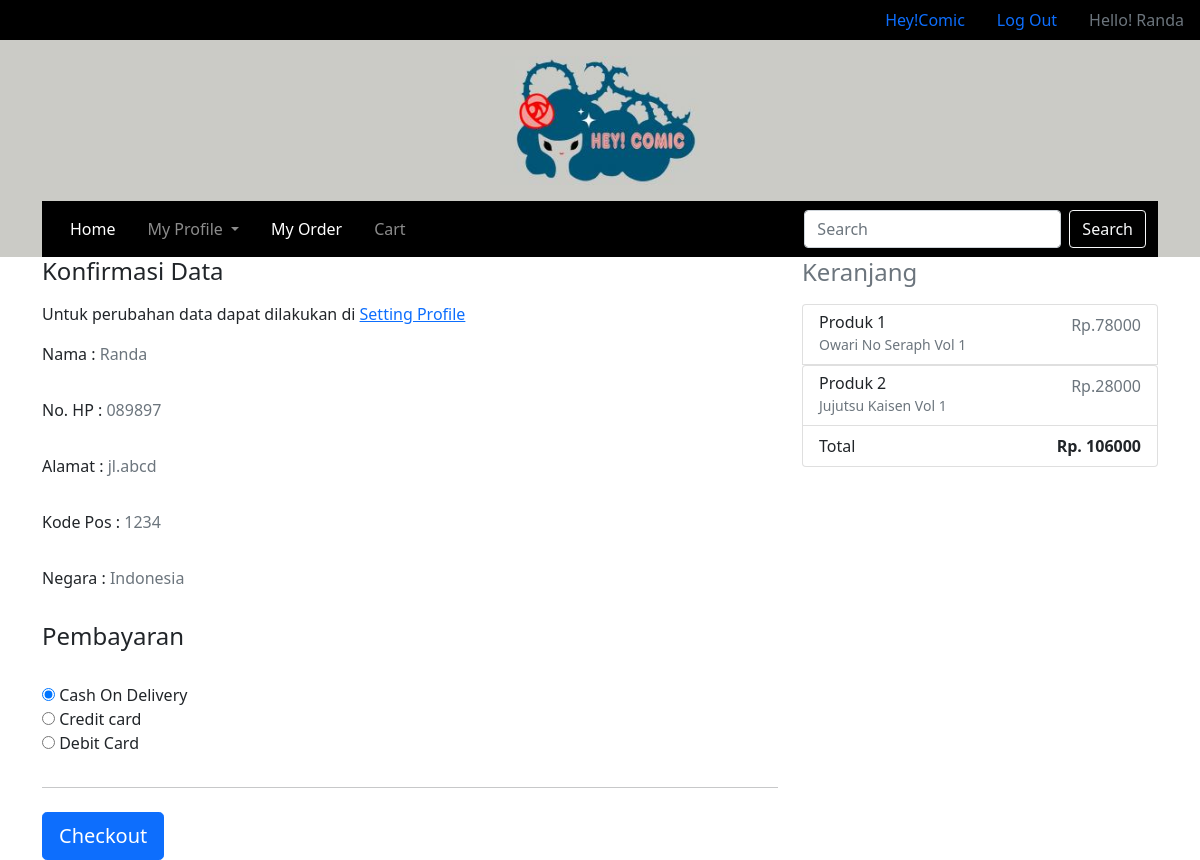
/order.php (signed in), run on the app's committed database.
### tables this page shows
CREATE TABLE `keranjang` (
  `idkeranjang` int(11) NOT NULL,
  `gambar` varchar(50) NOT NULL,
  `judul` varchar(50) NOT NULL,
  `harga` int(11) NOT NULL,
  `quantity` int(11) NOT NULL,
  `idpembeli` int(11) NOT NULL,
  `subharga` int(11) NOT NULL
);

CREATE TABLE `pembeli` (
  `idpembeli` int(11) NOT NULL,
  `username` varchar(50) NOT NULL,
  `password` varchar(50) NOT NULL,
  `email` varchar(50) NOT NULL,
  `nama` varchar(50) NOT NULL,
  `nohp` varchar(50) NOT NULL,
  `alamat` varchar(100) NOT NULL,
  `kodepos` varchar(50) NOT NULL,
  `negara` varchar(50) NOT NULL,
  `gender` varchar(50) NOT NULL,
  `ttl` date NOT NULL
);

### config.php (called while the page is built, shortened)
<?php
$conn = mysqli_connect('localhost','root','','komik') or die('connection failed');
function query($sql)
{
    global $conn;
    $result=mysqli_query($conn,$sql);
    $rows = [];
    while ($row = mysqli_fetch_assoc($result) ){
        $rows[] = $row;
    }
    return $rows;
}
?>

### order.php (the view, shortened to what this page needs)
<?php
@include 'config.php';
?>
<!DOCTYPE html>
<html lang="en">
<head>
    <link href="https://cdn.jsdelivr.net/npm/bootstrap@5.0.2/dist/css/bootstrap.min.css" rel="stylesheet">
   <link rel="stylesheet" href="https://cdnjs.cloudflare.com/ajax/libs/font-awesome/6.0.0/css/all.min.css">
</head>
<body>
<header>
<ul class="nav justify-content-end" style="background-color: #000000;">
  <li class="nav-item">
    <a class="nav-link active" aria-current="page" href="member.php">Hey!Comic</a>
  </li>
  <li class="nav-item">
    <a class="nav-link" href="logout.php">Log Out</a>
  </li>
  <li class="nav-item">
    <a class="nav-link disabled" href="#" tabindex="-1" aria-disabled="true">Hello! <?php echo $_SESSION["nama"]; ?></a>
  </li>
</ul>
    <div class="text-white" style="background-color: #cbcbc6;">
        <div class="container">
        <div class="nav justify-content-center">
            <img src="images/logo.png" class="py-3" style="max-width: 200px; max-height: 200px;" alt="">
</div>
            <nav class="navbar navbar-expand-lg navbar-dark" style="background-color: #000000;">
                <div class="container-fluid">
                    <div class="collapse navbar-collapse" id="navbarSupportedContent">
                        <ul class="navbar-nav me-auto mb-2 mb-lg-0">
                            <li class="nav-item mx-2">
                                <a class="nav-link active" aria-current="page" href="member.php">Home</a>
                            </li>
                            <li class="nav-item dropdown mx-2">
                                <a class="nav-link dropdown-toggle" href="#" id="navbarDropdown" role="button" data-bs-toggle="dropdown" aria-expanded="false">
                                    My Profile
                                </a>
                            </li>
                            <li class="nav-item mx-2">
                                <a class="nav-link active" aria-current="page" href="myorder.php">My Order</a>
                            </li>
                            <li class="nav-item mx-2">
                                <a class="nav-link" href="keranjang.php">Cart</a>
                            </li>
                        </ul>
                        <form class="d-flex">
                            <input class="form-control me-2" type="search" placeholder="Search" aria-label="Search">
                            <button class="btn btn-outline-light" type="submit">Search</button>
                        </form>
                    </div>
                </div>
            </nav>
        </div>
    </div>
</header>
<div class="container">
<div class="row">
        <div class="col-md-4 order-md-2 mb-4">
          <h4 class="d-flex justify-content-between align-items-center mb-3">
            <span class="text-muted">Keranjang</span>
            <span class="badge badge-secondary badge-pill">3</span>
          </h4>
          <?php
         $select_cart = query("SELECT * FROM `keranjang` where idpembeli= '".$_SESSION["idpembeli"]."'");
         $i =1;
         foreach ($select_cart as $row) :
         ?>
          <form action="" method="post">
          <ul class="list-group mb-3">
            <li class="list-group-item d-flex justify-content-between lh-condensed">
            <div>
                <h6 class="my-0">Produk <?=$i; ?></h6>
                <small class="text-muted"><?php echo $row['judul']; ?></small>
              </div>
              <span class="text-muted">Rp.<?php echo $row['subharga']; ?></span>
            </li>
            <?php $i++; ?>
            <?php endforeach; ?>
            <?php
               $grand_total = "SELECT SUM(subharga) FROM keranjang where idpembeli= '".$_SESSION["idpembeli"]."'";
               $result=$conn->query($grand_total);
               while ($total = mysqli_fetch_array($result)) {
            ?>
            <li class="list-group-item d-flex justify-content-between">
              <span>Total </span>
              <strong>Rp. <?php echo ($total['SUM(subharga)']); ?></strong>
            </li>
          </ul>
         <?php } ?>
        </div>
      <?php
        $order = query("SELECT * FROM pembeli where idpembeli='".$_SESSION["idpembeli"]."'") [0];
        ?>
        <div class="col-md-8 order-md-1">
          <h4 class="mb-3">Konfirmasi Data</h4>
          <p class="mb-3">Untuk perubahan data dapat dilakukan di <a href="profile.php?id=<?=$_SESSION["idpembeli"];?>">Setting Profile</a></p>
            <div class="row">
            <div class="mb-3">
              <p for="nama">Nama : <span class="text-muted"><?php echo $order["nama"]; ?></span></p>
             </div>
             <div class="mb-3">
              <p for="nohp">No. HP : <span class="text-muted"><?php echo $order["nohp"]; ?></span></p>
             </div>
             <div class="mb-3">
              <p for="alamat">Alamat : <span class="text-muted"><?php echo $order["alamat"]; ?></span></p>
             </div>
             <div class="mb-3">
              <p for="kodepos">Kode Pos : <span class="text-muted"><?php echo $order["kodepos"]; ?></span></p>
             </div>
             <div class="mb-3">
              <p for="negara">Negara : <span class="text-muted"><?php echo $order["negara"]; ?></span></p>
             </div>
            <h4 class="mb-3">Pembayaran</h4>
            <div class="d-block my-3">
              <div class="custom-control custom-radio">
                <input id="credit" name="pembayaran" type="radio" value="Cash On Delivery" class="custom-control-input" checked required>
                <label class="custom-control-label" for="credit">Cash On Delivery</label>
              </div>
              <div class="custom-control custom-radio">
                <input id="debit" name="pembayaran" type="radio" value="Credit Card" class="custom-control-input" required>
                <label class="custom-control-label" for="debit">Credit card</label>
              </div>
              <div class="custom-control custom-radio">
                <input id="paypal" name="pembayaran" type="radio" value="Debit Card" class="custom-control-input" required>
                <label class="custom-control-label" for="paypal">Debit Card</label>
              </div>
            </div>
            </div>
            <hr class="mb-4">
            <button class="btn btn-primary btn-lg btn-block" name="submit" type="submit">Checkout</button>
        </div>
      </div>
</body>

### data on the page
keranjang: judul "Owari No Seraph Vol 1", subharga "78000"
keranjang: judul "Jujutsu Kaisen Vol 1", subharga "28000"
pembeli: nama "Randa", nohp "089897", alamat "jl.abcd", kodepos "1234", negara "Indonesia"

### other printed values
$_SESSION["nama"] "Randa"
$total['SUM(subharga)'] "106000"
